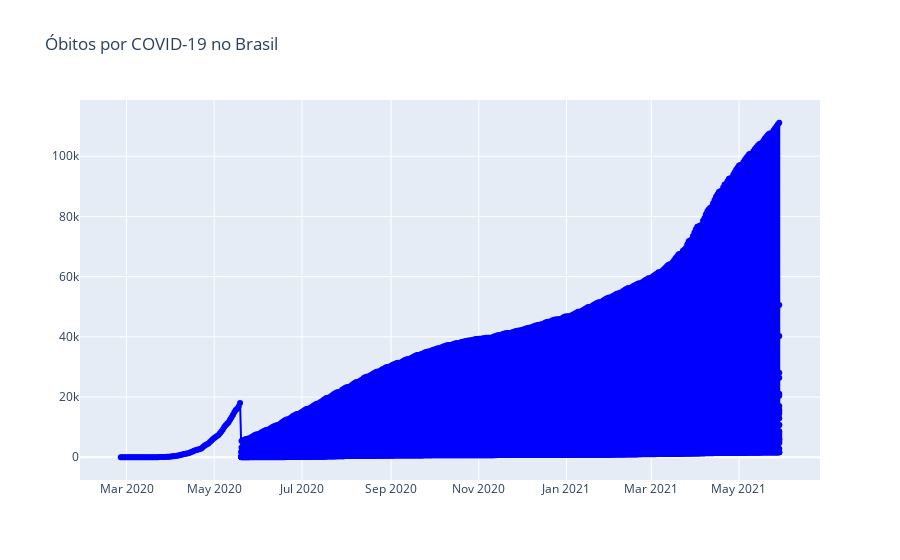

Here is the notebook cell this chart was saved with:
### Markdown cell above
## Visualização de casos de óbito por dia

### Code cell
fig = go.Figure() #criacao de figura 

fig.add_trace(
        go.Scatter(x=brasil.datadeobservacao, y=brasil.obitos, name='Óbitos',
                  mode="lines+markers", line={'color':'blue'})
)
#criacao do layout
fig.update_layout(title="Óbitos por COVID-19 no Brasil")

fig.show()

### Figure 1 — Plotly figure (JSON) as saved in the notebook; plotly's stock layout.template omitted (floating-point values rounded to 4 significant figures; data arrays with more than 128 entries replaced by an {"elided": "..."} marker saying what was removed)
{"data": [{"line": {"color": "blue"}, "mode": "lines+markers", "name": "Óbitos", "type": "scatter", "x": {"elided": "10209 str values"}, "y": {"elided": "10209 int values"}}], "layout": {"title": {"text": "Óbitos por COVID-19 no Brasil"}}}
